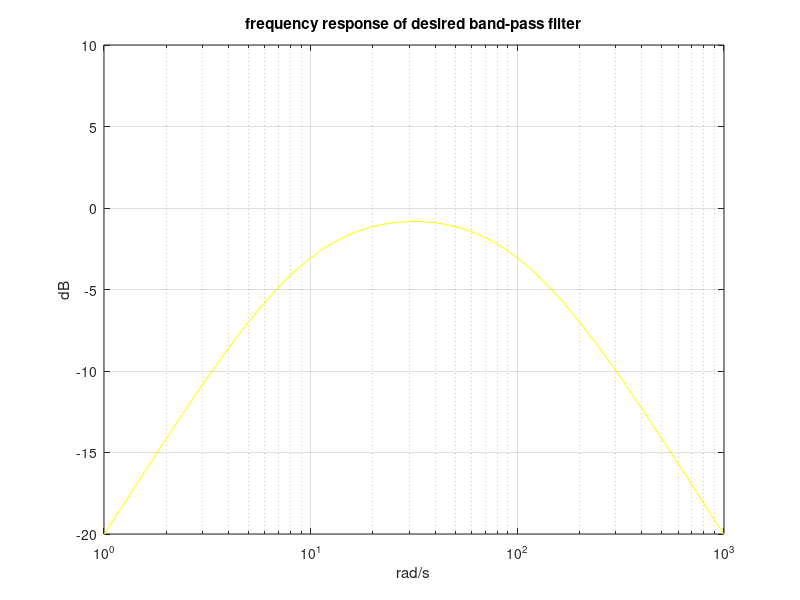

This figure's MATLAB source:
% Abstract design, band-pass filter
num=[100 0]; % transfer function numerator;
den=conv([1 10],[1 100]); %transfer function denominator
w=logspace(0,3); %logaritmic set of frequency values
G=freqs(num,den,w); %computes frequency response
AG=20*log10(abs(G)); %take decibels
semilogx(w,AG,'y'); %plots decibels
axis([1 1000 -20 10]);
grid;
ylabel('dB'); xlabel('rad/s'); title('frequency response of desired band-pass filter');
